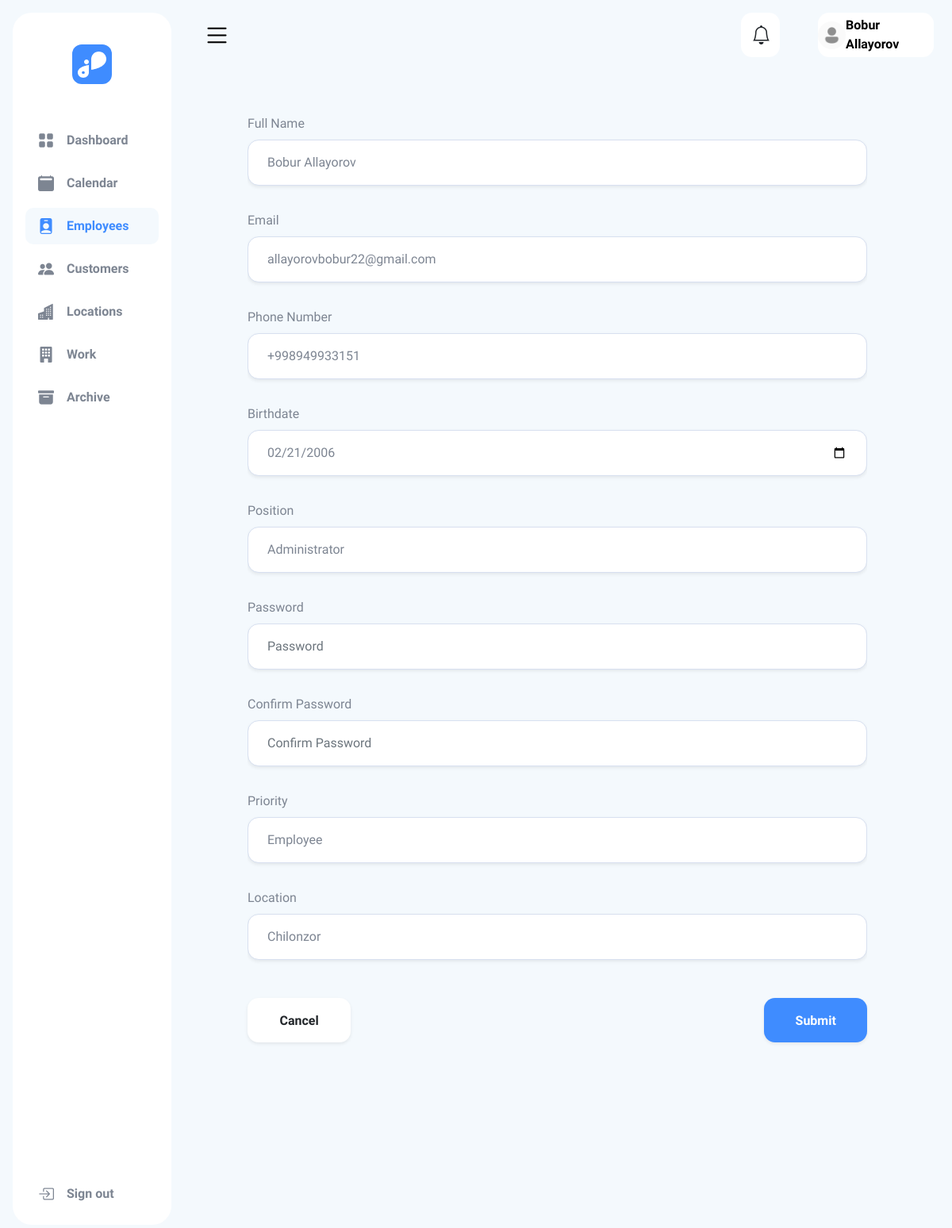
/iservice/employee_detail/2/ (signed in), run on the app's committed database.
### user/models.py (models this page shows, shortened)
class User(AbstractBaseUser, PermissionsMixin):
    class Role(models.TextChoices):
        DIRECTOR = 'director', 'Director'
        EMPLOYEE = 'employee', 'Employee'
    email = models.EmailField(unique=True)
    full_name = models.CharField(max_length=255, verbose_name=_('toliq_ism'),
                                 help_text=_("Iltimos to'liq isimni yozing."),
                                 validators=[validate_f_name], blank=True, default='')
    p_number = models.CharField(max_length=13,
                                validators=[PhoneValidator()],
                                verbose_name=_('telefon_raqam'),
                                help_text=_('Iltimos, raqamni to\'g\'ri kiriting. Masalan: +998123456789'),
                                error_messages={'invalid': _('Iltimos, to‘g‘ri telefon raqamini kiriting!')},
                                blank=True, default='')
    birthdate = models.DateField(blank=True, null=True, verbose_name=_('birthdate'),)
    position = models.CharField(max_length=255, verbose_name=_('ish joyi'),
                                 help_text=_("Iltimos ish joyini kiriting."), blank=True, default='')
    role = models.CharField(
        max_length=20,
        choices=Role.choices,
        default=Role.EMPLOYEE
    )
    location = models.ForeignKey(
        Location,
        on_delete=models.SET_NULL,
        null=True,
        blank=True,
        verbose_name=_("location"),
        related_name="users"
    )
    is_active = models.BooleanField(default=True)
    is_superuser = models.BooleanField(default=False)
    is_staff = models.BooleanField(default=False)
    date_joined = models.DateTimeField(default=timezone.now)
    last_login = models.DateTimeField(blank=True, null=True)
    objects = CustomUserManager()
    USERNAME_FIELD = 'email'
    EMAIL_FIELD = 'email'
    REQUIRED_FIELDS = []  # Email and password are prompted by default
    class Meta:
        verbose_name = 'User'
        verbose_name_plural = 'Users'

### iservice/views.py (the view)
# urls.py: path('employee_detail/<int:id>/', views.employees_detail_view, name='employees_detail'),
@login_required(login_url="login")
def employees_detail_view(request, id):
    user_d = User.objects.filter(role='employee').get(id=id)
    form = UserForm(instance=user_d)
    if request.method == "POST":
        form = UserForm(request.POST, instance=user_d)
        if form.is_valid():
            form.save()
            return redirect("employees")
    return render(request, 'employees_detail.html', {'form': form, })

### iservice/context_processors.py (called while the page is built)
def notifications_processor(request):
    if request.user.is_authenticated:
        today = timezone.now().date()
        end_date = today + timedelta(days=5)
        notifications = Task.objects.filter(
            user=request.user,
            deadline__range=[today, end_date]
        ).exclude(role='Done')
        return {'notifications': notifications}
    return {}

### iservice/models.py (called while the page is built)
    def __str__(self):
        return self.location_name

### templates/employees_detail.html (shortened to what this page needs)
{% extends 'layouts/base.html' %}
{% load static %}
{% load crispy_forms_filters %}
{% block content %}
    <section id="emp" class="pt-5" style="height: 100%;">
        <div class="container px-5">
            <form method="POST" class="px-5">
                <div class="modal-body px-0" style="overflow-y: auto; max-height: 70vh;">
                    <div class="emp_inp_d pt-2 pb-4">
                        <p class="font_f_n color_g mb-2 fw-medium">Full Name</p>
                        <div class="">
                            {{ form.full_name }}
                        </div>
                    </div>
                    <div class="emp_inp_d pt-2 pb-4">
                        <p class="font_f_n color_g mb-2 fw-medium">Email</p>
                        <div class="">
                            {{ form.email }}
                        </div>
                    </div>
                    <div class="emp_inp_d pt-2 pb-4">
                        <p class="font_f_n color_g mb-2 fw-medium">Phone Number</p>
                        <div class="">
                            {{ form.p_number }}
                        </div>
                    </div>
                    <div class="emp_inp_d pt-2 pb-4">
                        <p class="font_f_n color_g mb-2 fw-medium">Birthdate</p>
                        <div class="">
                            {{ form.birthdate }}
                        </div>
                    </div>
                    <div class="emp_inp_d pt-2 pb-4">
                        <p class="font_f_n color_g mb-2 fw-medium">Position</p>
                        <div class="">
                            {{ form.position }}
                        </div>
                    </div>
                    <div class="emp_inp_d pt-2 pb-4">
                        <p class="font_f_n color_g mb-2 fw-medium">Password</p>
                        <div class="">
                            {{ form.password }}
                        </div>
                    </div>
                    <div class="emp_inp_d pt-2 pb-4">
                        <p class="font_f_n color_g mb-2 fw-medium">Confirm Password</p>
                        <div class="">
                            {{ form.confirm_password }}
                        </div>
                    </div>
                    <div class="emp_inp_d pt-2 pb-4">
                        <p class="font_f_n color_g mb-2 fw-medium">Priority</p>
                        <div class="">
                            {{ form.role }}
                        </div>
                    </div>
                    <div class="emp_inp_d pt-2 pb-4">
                        <p class="font_f_n color_g mb-2 fw-medium">Location</p>
                        <div class="">
                            {{ form.location }}
                        </div>
                    </div>
                </div>
                <div class="pb-4 pt-4 px-0 border-0 d-flex justify-content-between align-items-center">
                    <a class="btn col-lg-2 col-2 px-0 bg-white py-3 shadow-sm bg-body-tertiary font_f_n fs-6 fw-bold hover_block"
                       href="{% url 'employees' %}" style="border-radius: 14px; height: 56px; text-decoration: none;">Cancel</a>
                    <button type="submit"
                            class="btn b_color_b text-white col-lg-2 col-2 py-3 shadow-sm bg-body-tertiary font_f_n fs-6 fw-bold hover_block_b"
                            style="border-radius: 14px; height: 56px; text-decoration: none;">
                        Submit
                    </button>
                </div>
            </form>
        </div>
    </section>
{% endblock content %}

### templates/layouts/navbar.html (shortened to what this page needs)
{% load static %}
<div class="sidebarl_b d-flex flex-column flex-shrink-0 p-3 bg-light"
     style="height: 96vh;background-color: #ffffff !important;border-radius: 24px;">
    <a href="{% url 'dashboard' %}"
       class="d-flex justify-content-center align-items-center pt-4 link-dark text-decoration-none">
        <img src="{% static '/main/img/Company-logo-b.svg' %}" alt="">
    </a>
    <ul class="nav nav-pills flex-column mb-auto pt-5">
        <li class="nav-item">
            {% url 'dashboard' as dashboard %}
            <a href="{{ dashboard }}" class="nav-link color_g font_f_n mb-2 fs-6 fw-medium
                d-flex align-items-center"
               aria-current="page">
                <i class="bi bi-grid-fill fs-5"></i>
                <span>Dashboard</span>
            </a>
        </li>
        <li>
            {% url 'calendar' as calendar %}
            <a href="{{ calendar }}" class="nav-link color_g font_f_n mb-2 fs-6 fw-medium
                d-flex align-items-center">
                <i class="bi bi-calendar2-fill fs-5"></i>
                <span>Calendar</span>
            </a>
        </li>
        {% if request.user.role == 'director' %}
            <li>
                {% url 'employees' as employees %}
                <a href="{{ employees }}" class="nav-link color_g font_f_n mb-2 fs-6 fw-medium
                {% if request.path == employees or '/employee_detail/' in request.path %}
                    active_
                {% endif %}
                d-flex align-items-center">
                    <i class="bi bi-person-badge-fill fs-5"></i>
                    <span>Employees</span>
                </a>
            </li>
        {% endif %}
        <li>
            {% url 'customers' as customers %}
            <a href="{{ customers }}" class="nav-link color_g font_f_n mb-2 fs-6 fw-medium
                d-flex align-items-center">
                <i class="bi bi-people-fill fs-5"></i>
                <span>Customers</span>
            </a>
        </li>
        {% if request.user.role == 'director' %}
            <li>
                {% url 'locations' as locations %}
                <a href="{{ locations }}" class="nav-link color_g font_f_n mb-2 fs-6 fw-medium
                d-flex align-items-center">
                    <i class="bi bi-buildings-fill fs-5"></i>
                    <span>Locations</span>
                </a>
            </li>
        {% endif %}
        <li>
            {% url 'tasks' as tasks %}
            <a href="{{ tasks }}" class="nav-link color_g font_f_n mb-2 fs-6 fw-medium
                d-flex align-items-center">
                <i class="bi bi-building-fill fs-5"></i>
                <span>Work</span>
            </a>
        </li>
        <li>
            {% url 'tasks_archive' as tasks_archive %}
            <a href="{{ tasks_archive }}" class="nav-link color_g font_f_n mb-2 fs-6 fw-medium
                d-flex align-items-center">
                <i class="bi bi-archive-fill fs-5"></i>
                <span>Archive</span>
            </a>
        </li>
    </ul>
    <ul class="nav nav-pills flex-column">
        <li>
            <a href="{% url 'logout' %}" class="nav-link color_g font_f_n fs-6 fw-medium d-flex align-items-center">
                <i class="bi bi-box-arrow-in-right fs-5"></i>
                <span>Sign out</span>
            </a>
        </li>
    </ul>
</div>
<div class="col-10 navbar_b">
    <div class="col-12 row row ps-4 m-0 justify-content-between align-items-center">
        <div class="col-4 px-0 i-search d-flex align-items-center">
            <ul class="d-flex justify-content-between align-items-center mb-0 ps-1">
                <li style="list-style: none;">
                    <button class="navbar-toggler border-0" id="sidebarToggle" type="menu" data-bs-toggle="offcanvas"
                            data-bs-target="#offcanvasNavbar" aria-controls="offcanvasNavbar">
                        <a class="heanav border-bottom-0" id="menu" aria-current="page" href="#"><i class="bi bi-list"
                                                                                                    style="font-size: 35px; font-weight: 400;color:black;"></i></a>
                    </button>
                </li>
            </ul>
        </div>
        <div class="col-4 d-flex justify-content-end align-items-center">
            <div class="col-2 px-0 me-5">
                <div class="dropdown">
                    <a class="btn bg-white py-3 d-flex justify-content-evenly align-items-center position-relative hover_block"
                       href="#"
                       role="button" id="dropdownMenuLink" data-bs-toggle="dropdown" aria-expanded="false"
                       style="border-radius: 14px; height: 56px;">
                        <i class="bi bi-bell fs-4 text-black"></i>
                    </a>
                </div>
            </div>
            <a class="col-lg-6 col-2 px-0 bg-white py-3 font_f_n fs-6 fw-bold d-flex justify-content-evenly align-items-center hover_block"
               href="#" style="border-radius: 14px; height: 56px; text-decoration: none; color: black;">
                <img src="{% static '/main/img/profile_image.png' %}" alt="" class=""
                     style="height: 35px; border-radius: 30px">
                {{ request.user.full_name }}
            </a>
        </div>
    </div>

### assets/main/css/main.css (style rules this page uses)
.b_color_b { background-color: #3F8CFF !important; }
.color_g { color: #7D8592 !important; }
.font_f_n { font-family: "Nunito Sans", sans-serif; }
body { min-height: 100vh; min-height: -webkit-fill-available; }
html { height: -webkit-fill-available; }
.bi { vertical-align: -.125em; pointer-events: none; fill: currentColor; }
.sidebar_l > div > ul > li > a { font-weight: 600 !important; }
.sidebar_l > div > ul > li > a.active_ { background-color: #f4f9fd; color: #3F8CFF !important; border-radius: 10px; }
.sidebarl_b { width: 200px; transition: all 0.5s ease; overflow: hidden; }
.sidebarl_b .nav-link i { font-size: 20px; }
.sidebarl_b .nav-link { justify-content: flex-start; }
.sidebarl_b .nav-link i { padding-right: 1rem; }
.navbar_b { transition: all 0.5s ease; }

### data on the page
User: user.full_name "Bobur Allayorov"
User: full_name "Bobur Allayorov", email "allayorovbobur22@gmail.com", p_number "+998949933151", birthdate "02/21/2006", position "Administrator", role "Employee", location "Chilonzor"
